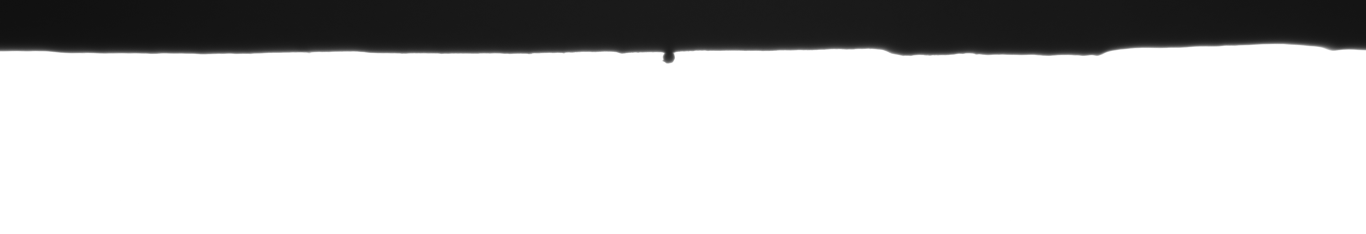
#> input picture attachments_data/noclean-001.png, 4096 x 700 px, found by its file name (shown at 1/3 size)
$ python GetEdgeToArr.py   (older library calls are emulated)
#> lines starting #> are read from the running program, lines starting #| are printed output that depends on the picture; after the words box and inside, x2 and y2 are one past the last pixel; in counts of white or black regions, pixels touching at a corner belong together
## 边缘提取转换成曲线数据(最终版)

import cv2
import numpy as np
import matplotlib.pyplot as plt
import math
from scipy.interpolate import interp1d
from scipy import interpolate
import scipy.signal
import peakutils.peak

def put(path):
    # 读取图像
#> called with path = '../images/source/noclean-001.png'
    grayImage = cv2.imread(path, cv2.IMREAD_GRAYSCALE)
#> grayImage is the input picture: shape (700, 4096); min 15, max 255, mean 204.9
    grayImage = cv2.blur(grayImage, (3, 3))

    # Prewitt算子
    kernelx = np.array([[1, 1, 1], [0, 0, 0], [-1, -1, -1]], dtype=int)
    kernely = np.array([[-1, 0, 1], [-1, 0, 1], [-1, 0, 1]], dtype=int)
    x = cv2.filter2D(grayImage, cv2.CV_16S, kernelx)
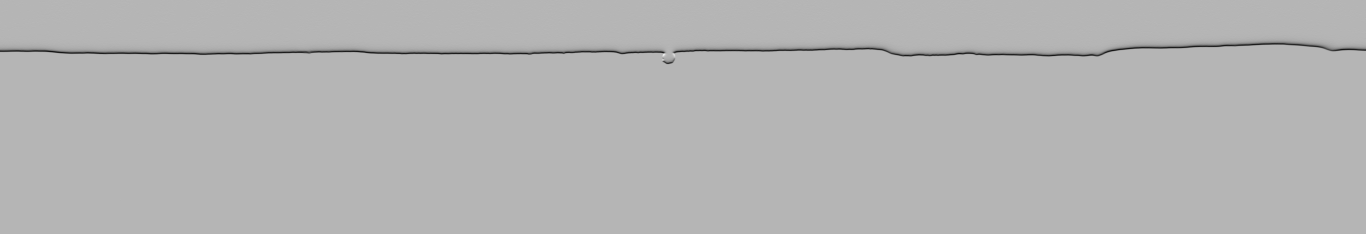
#> x: shape (700, 4096) int16 (shown at 1/3 size); min -236, max 95, mean -2; drawn with min black and max white
    y = cv2.filter2D(grayImage, cv2.CV_16S, kernely)
    # 转uint8
    absX = cv2.convertScaleAbs(x)
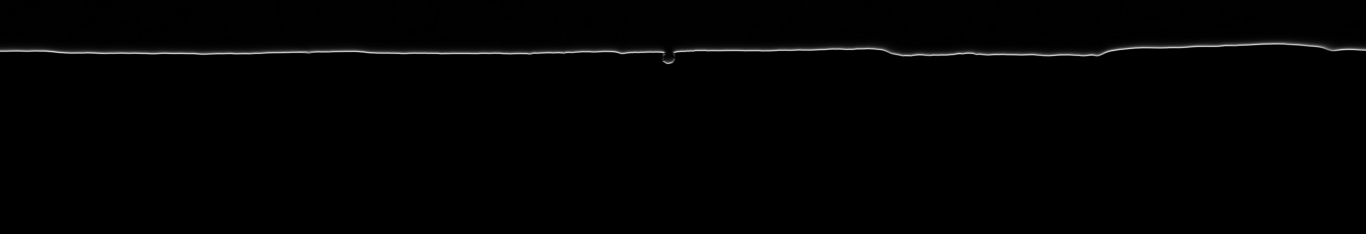
#> absX: shape (700, 4096) (shown at 1/3 size); min 0, max 236, mean 2.1
    absY = cv2.convertScaleAbs(y)
    Prewitt = cv2.addWeighted(absX, 0.5, absY, 0.5, 0)

    # 边缘图二值化
    ret, Prewitt_binary = cv2.threshold(Prewitt, 20, 255, cv2.THRESH_BINARY_INV)
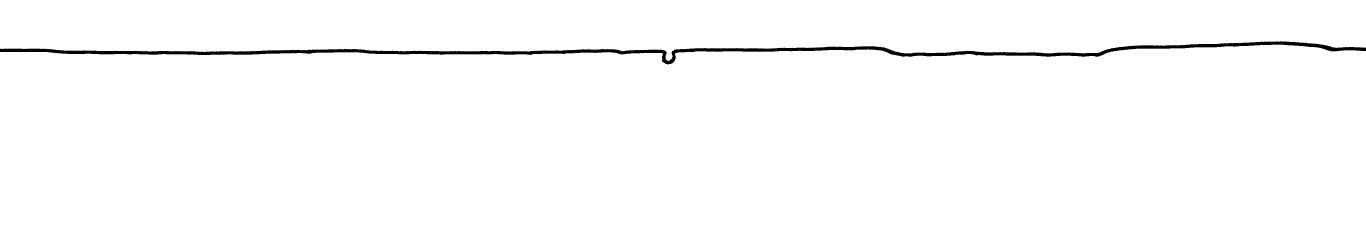
#> Prewitt_binary: shape (700, 4096) (shown at 1/3 size); 98.6% white; 1 black region, box (x1, y1, x2, y2) and area: (0, 124, 4096, 193) 40264
    # 提取边缘坐标(高度y值存储在xy中)
    y_range, x_range = grayImage.shape
#> y_range = 700; x_range = 4096
    xy = []
    for i in range(x_range):
        # 遍历每列，找出当前列0值所在行
        flag = False
        indexTemp = []
        for j in range(y_range):
            # 第二个条件是防止噪声
            if Prewitt_binary[j][i] == 0 and abs(j - y_range/2) < y_range/3:
                # 此处减法为了后续作图准备（图像原点在左上角，作图原点在左下角），此处适配转换
                indexTemp.append(y_range - j)
                flag = True
            elif flag:
                break
        # 求行标平均值
        index = math.ceil(sum(indexTemp) / len(indexTemp))
        xy.append(index)
        flag = False
    # 边缘平滑（排除噪声影响）
    xy = scipy.signal.savgol_filter(xy, 53, 3)
    # 峰值检测函数
    indexes = scipy.signal.argrelextrema(
        np.array(xy),
        comparator=np.greater, order=2
    )[0]
#> indexes = 125 values from 26 to 4048
    # 计算峰值阈值
    peakNums = [xy[i] for i in indexes]
    threshold = sum(peakNums) / len(peakNums)
#> threshold = 546.8

    # 用来正常显示中文标签
    plt.rcParams['font.sans-serif'] = ['SimHei']
    # 显示图形
    plt.subplot(221), plt.imshow(grayImage, plt.cm.gray), plt.title('原始图'), plt.yticks([]), plt.xticks([])
    # plt.subplot(222), plt.imshow(Prewitt, plt.cm.gray), plt.title('Prewitt算子'), plt.yticks([]), plt.xticks([])
    # plt.subplot(223), plt.imshow(Prewitt_binary, plt.cm.gray), plt.title('Prewitt算子提取边缘二值化图'), plt.yticks([]), plt.xticks([])
    plt.subplot(222), plt.imshow(Prewitt, plt.cm.gray), plt.title('改进的Zernike矩边缘提取结果图'), plt.yticks([]), plt.xticks([])
    plt.subplot(223), plt.imshow(Prewitt_binary, plt.cm.gray), plt.title('边缘二值化图'), plt.yticks([]), plt.xticks([])
    ax = plt.subplot(224)
    ax.plot(xy, "-r")
    ## 初始化三次样条插值，使得边缘避过起始点
    splrep_x = [0]
    splrep_y = [xy[0]]
#> splrep_y = [549.3]
    ax.plot(0, xy[0], c='g', marker='x')
    for i in indexes:
        # 阈值筛选
        if xy[i] > threshold:
            splrep_x.append(i)
            splrep_y.append(xy[i])
            ax.plot(i, xy[i], c='g', marker='x')
#> after the loop, splrep_x = 55 values from 0 to 4048
    # 标记尾部点
    ax.plot(len(xy) - 1, xy[len(xy) - 1], c='g', marker='x')
    splrep_x.append(len(xy)-1)
    splrep_y.append(xy[len(xy)-1])
    # 三次样条插值
    tck = interpolate.splrep(splrep_x, splrep_y)
    xx = list(range(1, x_range, 1))
#> xx = 4095 values from 1 to 4095
    yy = interpolate.splev(xx, tck, der=0)
    ax.plot(xx, yy, "b:")
    ax.set_xlim(0, x_range)
    ax.set_ylim(0, y_range)
    plt.title('边缘峰值检测图')
    plt.show()
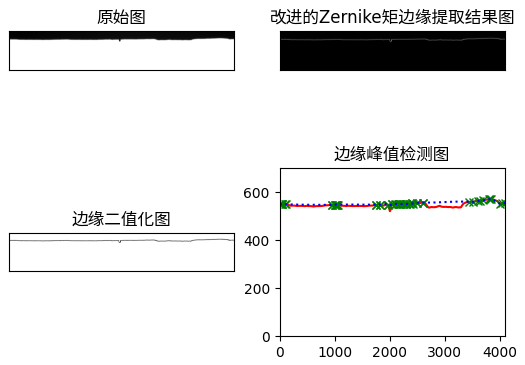
#> figure drawn by matplotlib, 4 panels; panel 4: curve peaks at x = 3840, y = 571.5

# 图像处理函数，要传入路径
put(r'../images/source/noclean-001.png')

$ run again, with attachments_data/noclean-003.png copied over attachments_data/noclean-001.png
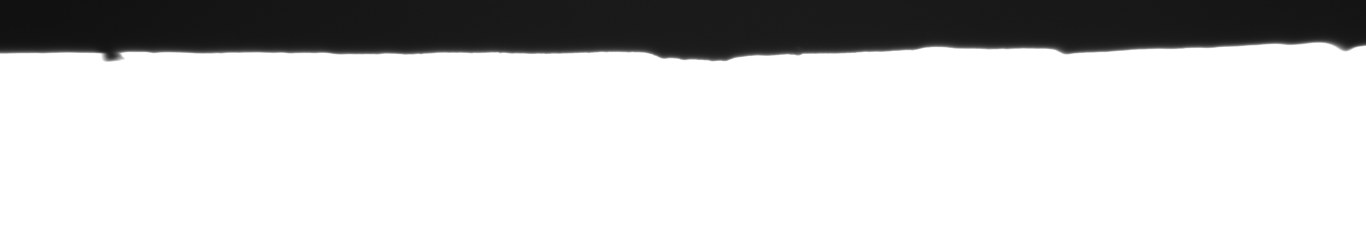
#> input picture attachments_data/noclean-003.png, 4096 x 700 px, found by its file name (shown at 1/3 size)
#> in put, grayImage is the input picture: shape (700, 4096); min 14, max 255, mean 204.7
#> in put, `ret, Prewitt_binary = cv2.threshold(Prewitt, 20, 255, cv2.THRESH_BINAR..`:
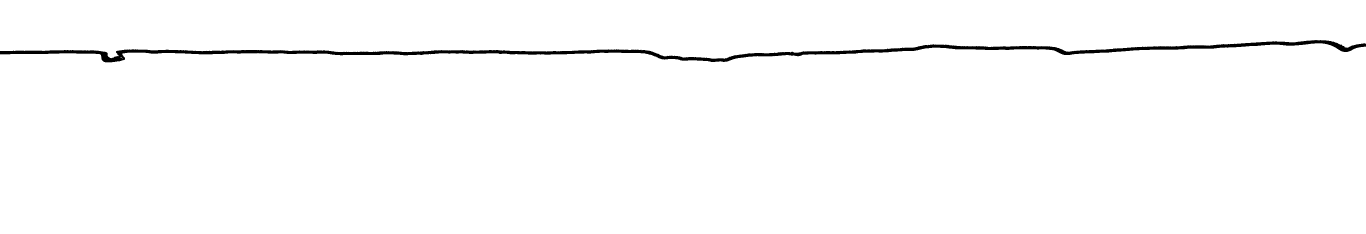
#> Prewitt_binary: shape (700, 4096) (shown at 1/3 size); 98.6% white; 1 black region, box (x1, y1, x2, y2) and area: (0, 120, 4096, 187) 41358
#> in put, `plt.show()`:
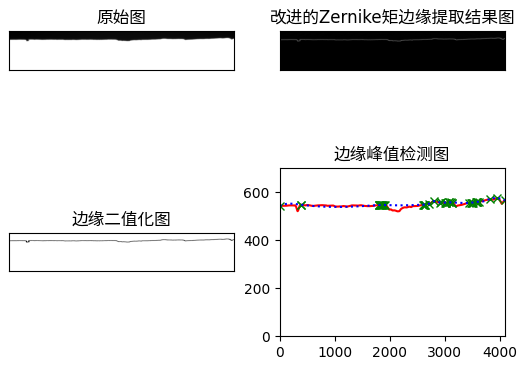
#> figure drawn by matplotlib, 4 panels; panel 4: curve peaks at x = 3955, y = 575.5
